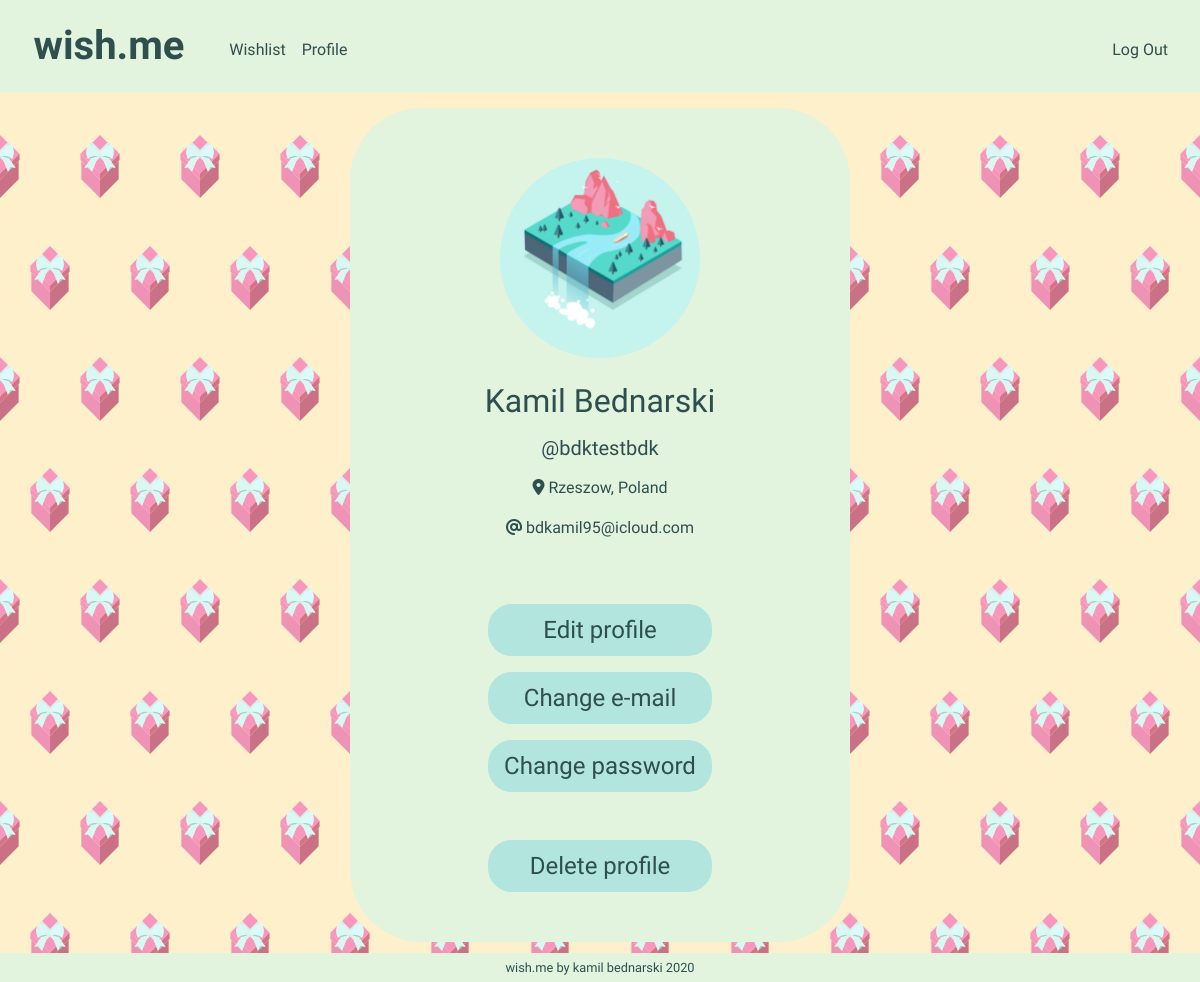
/profile/bdktestbdk (signed in), run on an earlier commit of the app's database.
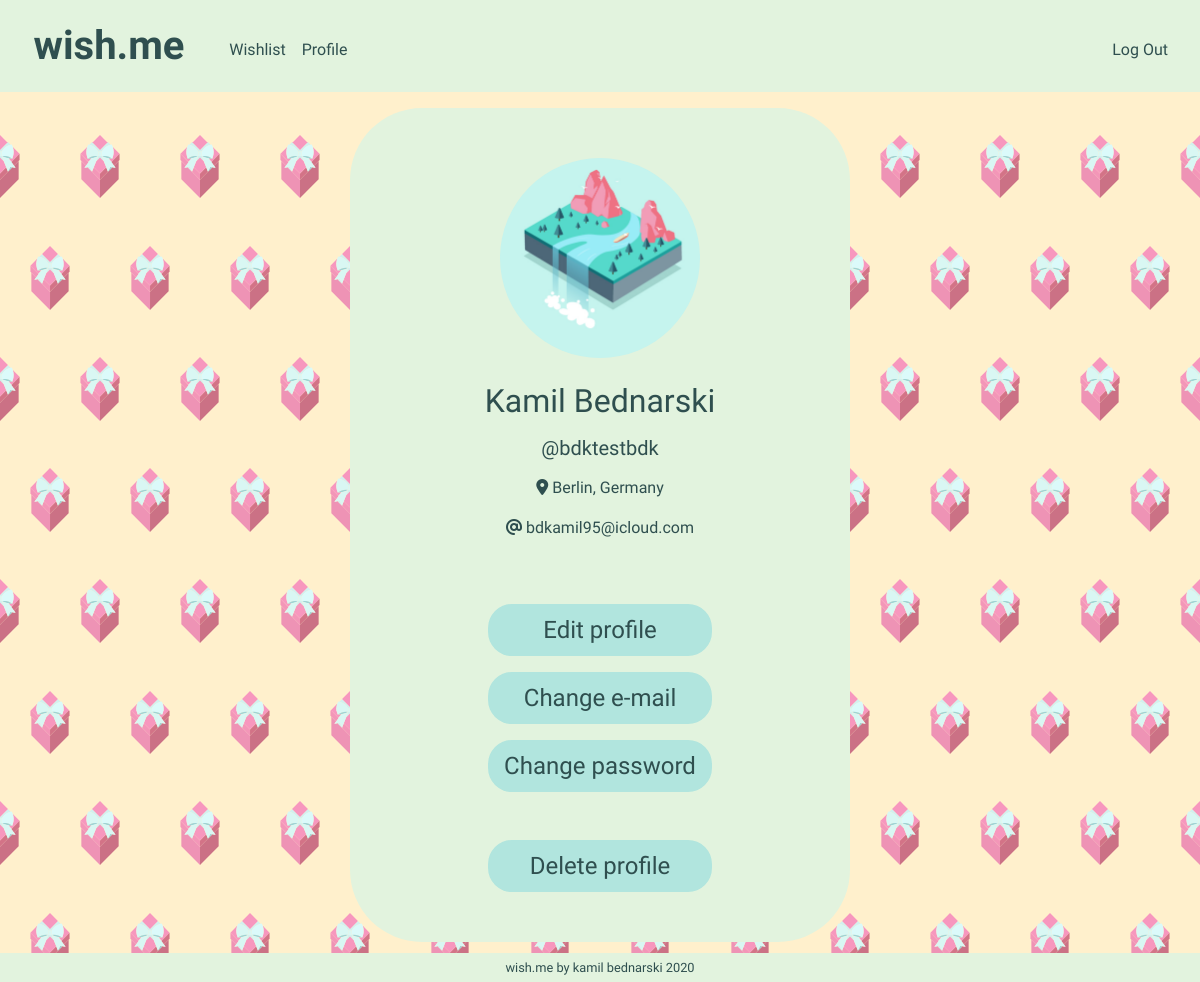
And on a later commit of the database.
### tables this page shows
CREATE TABLE users (id INTEGER PRIMARY KEY AUTOINCREMENT, username TEXT NOT NULL, hash TEXT NOT NULL, name TEXT NOT NULL, surname TEXT NOT NULL, email TEXT NOT NULL, city TEXT NOT NULL, country TEXT NOT NULL);

### app.py (the view)
@app.route("/profile/<username>")
@login_required
def user_profile(username):
    id = session["user_id"]
    user_data = db.execute("SELECT * FROM users WHERE id = :id", id=id)
    name = user_data[0]["name"]
    surname = user_data[0]["surname"]
    email = user_data[0]["email"]
    city = user_data[0]["city"]
    country = user_data[0]["country"]
    images = db.execute("SELECT * FROM images WHERE id = :id", id=id)
    is_image = images[0]["image"]
    if is_image == 0:
        image_source = "profileimg.bmp"
    if is_image == 1:
        image_source = f"/uploads/{id}.jpg"
    return render_template("profile.html", username=username, name=name, surname=surname, email=email, city=city, country=country, image_source=image_source)

### app.py (called while the page is built)
@app.after_request
def after_request(response):
    response.headers["Cache-Control"] = "no-cache, no-store, must-revalidate"
    response.headers["Expires"] = 0
    response.headers["Pragma"] = "no-cache"
    return response

### helpers.py (called while the page is built)
def login_required(f):
    @wraps(f)
    def decorated_function(*args, **kwargs):
        if session.get("user_id") is None:
            print("login_required() message: session['user_id'] is none")
            return redirect("/login")
        return f(*args, **kwargs)
    return decorated_function

### templates/profile.html (shortened to what this page needs)
{% extends "layout.html" %}
{% block main %}
    <div class="form-container">
        <div class="text-center pb-4">
            <img class="profile-img" src="../static/image/{{ image_source }}" width="200px" height="200px">
        </div>
        <div class="form-group">
            <div class="text-center">
                <h2>{{ name }} {{ surname }}</h2>
            </div>
        </div>
        <div class="text-center">
            <label class="form-label-l"><h5>@{{ username }}</h5></label>
        </div>
        <div class="form-group">
            <div class="text-center">
                <p>
                    <span class="icon-gray">
                        <i class="fas fa-map-marker-alt icon-gray"></i>
                    </span>
                    <span class="text-medium"> {{ city }}, {{ country }}</span>
                </p>
            </div>
        </div>
        <div class="form-group">
            <div class="text-center">
                <p>
                    <span class="icon-gray">
                        <i class="fas fa-at icon-gray"></i>
                    </span>
                    <span class="text-medium"> {{ email }}</span>
                </p>
            </div>
        </div>
        <div class="text-center pt-5 pb-3">
            <form class="text-center" action="/profile/edit">
                <input class="form-button" type="submit" value="Edit profile" />
            </form>
        </div>
        <div class="text-center pb-3">
            <form class="text-center" action="/change/email">
                <input class="form-button" type="submit" value="Change e-mail" />
            </form>
        </div>
        <div class="text-center pb-5">
            <form class="text-center" action="/change/password">
                <input class="form-button" type="submit" value="Change password" />
            </form>
        </div>
        <div class="text-center">
            <form class="text-center" action="/profile/delete">
                <input class="form-button" type="submit" value="Delete profile" />
            </form>
        </div>
    </div>
{% endblock %}

What changed in the data, as far as the page shows it:
changed users "Kamil": city "Rzeszow" → "Berlin"; country "Poland" → "Germany"
